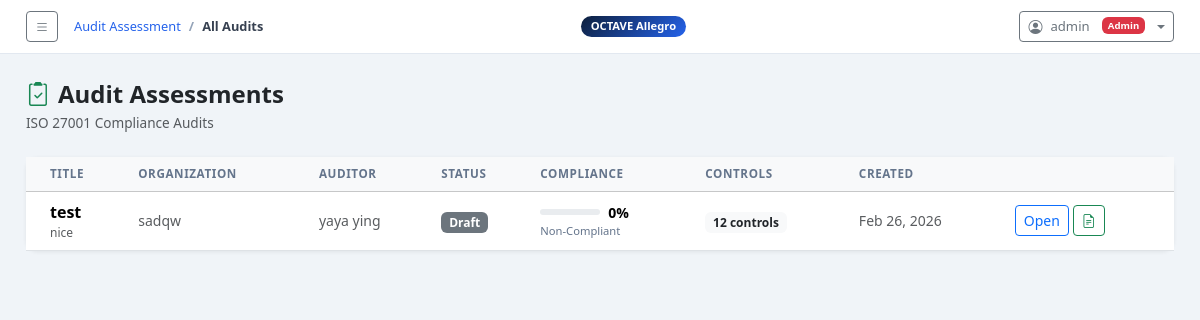
The app's page /audit/ (signed in) with its own data.
### octave_app/models.py (models this page shows, shortened)
class AuditAssessment(models.Model):
    owner          = models.ForeignKey(User, on_delete=models.SET_NULL, null=True, blank=True,
                         related_name='audit_assessments')
    assigned_auditee = models.ForeignKey(User, on_delete=models.SET_NULL, null=True, blank=True,
                         related_name='assigned_audit_assessments')
    title          = models.CharField(max_length=255)
    organization   = models.CharField(max_length=255)
    scope          = models.TextField()
    assessor_name  = models.CharField(max_length=255)
    assessor_email = models.EmailField(blank=True)
    start_date     = models.DateField(default=timezone.now)
    end_date       = models.DateField(null=True, blank=True)
    status         = models.CharField(max_length=20, choices=AUDIT_STATUS_CHOICES, default='draft')
    notes          = models.TextField(blank=True)
    created_at     = models.DateTimeField(default=timezone.now)
    updated_at     = models.DateTimeField(auto_now=True)
    class Meta:
        ordering = ['-created_at']
    def get_compliance_score(self):
        controls = self.controls.all()
        total = controls.count()
        if total == 0:
            return 0, 'No Controls', 'secondary'
        compliant = controls.filter(status='compliant').count()
        partial   = controls.filter(status='partial').count()
        score = int(((compliant + partial * 0.5) / total) * 100)
        if score >= 85:
            label, color = 'Compliant', 'success'
        elif score >= 60:
            label, color = 'Needs Improvement', 'warning'
        else:
            label, color = 'Non-Compliant', 'danger'
        return score, label, color

### octave_app/views.py (the view)
# urls.py: path('audit/',                                views.audit_list,             name='audit_list'),
@login_required
def audit_list(request):
    user = request.user
    try:
        role = user.profile.role
    except Exception:
        role = 'auditee'
    if role == 'admin':
        audits = AuditAssessment.objects.select_related('owner', 'assigned_auditee').all()
    elif role == 'auditor':
        audits = AuditAssessment.objects.filter(owner=user)
    else:
        audits = AuditAssessment.objects.filter(assigned_auditee=user)
    return render(request, 'octave_app/audit/audit_list.html', {'audits': audits})

### octave_app/context_processors.py (called while the page is built)
def sidebar_ctx(request):
    return {'octave_steps': OCTAVE_STEPS}

### octave_app/templates/octave_app/audit/audit_list.html (shortened to what this page needs)
{% extends 'octave_app/base.html' %}
{% block breadcrumb %}
<li class="breadcrumb-item"><a href="{% url 'audit_list' %}">Audit Assessment</a></li>
<li class="breadcrumb-item active">All Audits</li>
{% endblock %}
{% block content %}
<div class="d-flex justify-content-between align-items-center mb-4">
  <div>
    <h4 class="fw-bold mb-1"><i class="bi bi-clipboard2-check me-2 text-success"></i>Audit Assessments</h4>
    <div class="text-muted" style="font-size:.85rem;">ISO 27001 Compliance Audits</div>
  </div>
</div>
{% if audits %}
<div class="card">
  <div class="card-body p-0">
    <div class="table-responsive">
      <table class="table table-hover align-middle mb-0">
        <thead class="table-light">
          <tr>
            <th class="ps-4">Title</th>
            <th>Organization</th>
            {% if request.user.profile.role != 'auditor' %}<th>Auditor</th>{% endif %}
            <th>Status</th>
            <th>Compliance</th>
            <th>Controls</th>
            <th>Created</th>
            <th></th>
          </tr>
        </thead>
        <tbody>
          {% for audit in audits %}
          {% with score=audit.get_compliance_score %}
          <tr>
            <td class="ps-4">
              <div class="fw-semibold">{{ audit.title }}</div>
              <div class="text-muted" style="font-size:.75rem;">{{ audit.scope|truncatechars:50 }}</div>
            </td>
            <td class="small text-muted">{{ audit.organization }}</td>
            {% if request.user.profile.role != 'auditor' %}
            <td class="small text-muted">{{ audit.owner.get_full_name|default:audit.owner.username|default:"—" }}</td>
            {% endif %}
            <td>
              {% if audit.status == 'completed' %}<span class="badge bg-success">Completed</span>
              {% elif audit.status == 'in_progress' %}<span class="badge bg-warning text-dark">In Progress</span>
              {% else %}<span class="badge bg-secondary">Draft</span>{% endif %}
            </td>
            <td>
              <div class="d-flex align-items-center gap-2">
                <div class="progress" style="width:60px;height:6px;">
                </div>
                <span class="fw-bold small">{{ score.0 }}%</span>
              </div>
              <div style="font-size:.7rem;color:#64748b;">{{ score.1 }}</div>
            </td>
            <td>
              <span class="badge bg-light text-dark">{{ audit.controls.count }} controls</span>
            </td>
            <td class="small text-muted">{{ audit.created_at|date:"M d, Y" }}</td>
            <td>
              <div class="d-flex gap-1">
                <a href="{% url 'audit_detail' audit.pk %}" class="btn btn-sm btn-outline-primary">Open</a>
                <a href="{% url 'audit_report' audit.pk %}" class="btn btn-sm btn-outline-success"><i class="bi bi-file-earmark-text"></i></a>
              </div>
            </td>
          </tr>
          {% endwith %}
          {% endfor %}
        </tbody>
      </table>
    </div>
  </div>
</div>
{% endif %}
{% endblock %}

### octave_app/templates/octave_app/base.html (shortened to what this page needs)
<!DOCTYPE html>
<html lang="en">
<head>
  <link href="https://cdn.jsdelivr.net/npm/bootstrap@5.3.2/dist/css/bootstrap.min.css" rel="stylesheet">
  <link href="https://cdn.jsdelivr.net/npm/bootstrap-icons@1.11.3/font/bootstrap-icons.css" rel="stylesheet">
</head>
<body>
<div class="main full">
  <div class="topbar">
    <div class="d-flex align-items-center gap-3">
      <button class="btn btn-sm btn-outline-secondary" id="toggleSidebar">
        <i class="bi bi-list"></i>
      </button>
      <nav aria-label="breadcrumb">
        <ol class="breadcrumb">
          {% block breadcrumb %}<li class="breadcrumb-item active">Dashboard</li>{% endblock %}
        </ol>
      </nav>
    </div>
    <span class="ws-badge">OCTAVE Allegro</span>
    {% if user.is_authenticated %}
    <div class="dropdown ms-3">
      <button class="btn btn-sm btn-outline-secondary dropdown-toggle d-flex align-items-center gap-2" type="button" data-bs-toggle="dropdown">
        <i class="bi bi-person-circle"></i>
        <span style="font-size:.82rem">{{ user.get_full_name|default:user.username }}</span>
        {% with role=user.profile.role %}
        {% if role == 'admin' %}<span class="badge bg-danger ms-1" style="font-size:.6rem">Admin</span>
        {% elif role == 'auditor' %}<span class="badge bg-primary ms-1" style="font-size:.6rem">Auditor</span>
        {% else %}<span class="badge bg-secondary ms-1" style="font-size:.6rem">Auditee</span>{% endif %}
        {% endwith %}
      </button>
    </div>
    {% endif %}
  </div>
  <div class="content">
    {% block content %}{% endblock %}
  </div>
</div>
</body>
</html>

### octave_app/templates/octave_app/base.html (style rules this page uses)
:root { --navy:#0d1f3c;--navy2:#1a3558;--accent:#2563eb;--sidebar:270px }
body { background:#f0f4f8;font-family:'Segoe UI',system-ui,sans-serif }
.main { margin-left:var(--sidebar); min-height:100vh; display:flex; flex-direction:column; transition:margin-left .3s ease; }
.main.full { margin-left:0 !important; }
.topbar { background:#fff;border-bottom:1px solid #e2e8f0;padding:11px 26px;position:sticky;top:0;z-index:100;display:flex;align-items:center;justify-content:space-between }
.topbar .breadcrumb { margin:0;font-size:.8rem }
.topbar .breadcrumb-item a { color:var(--accent);text-decoration:none }
.topbar .breadcrumb-item.active { color:#374151;font-weight:600 }
.topbar .breadcrumb-item+.breadcrumb-item::before { color:#94a3b8 }
.content { padding:26px;flex:1 }
.card { border:none;border-radius:12px;box-shadow:0 1px 4px rgba(0,0,0,.07) }
.ws-badge { background:linear-gradient(135deg,var(--navy),var(--accent));color:#fff;border-radius:16px;padding:2px 10px;font-size:.7rem;font-weight:700 }
.table th { font-size:.73rem;text-transform:uppercase;letter-spacing:.05em;color:#64748b;font-weight:700 }

### records on screen
AuditAssessment: title "test", scope "nice", organization "sadqw", owner.get_full_name "yaya ying", status "Draft", get_compliance_score.0 "0", get_compliance_score.1 "Non-Compliant", controls.count "12", created_at "Feb 26, 2026"

### other values on screen
{{ user.get_full_name|default:user.username }} "admin"
